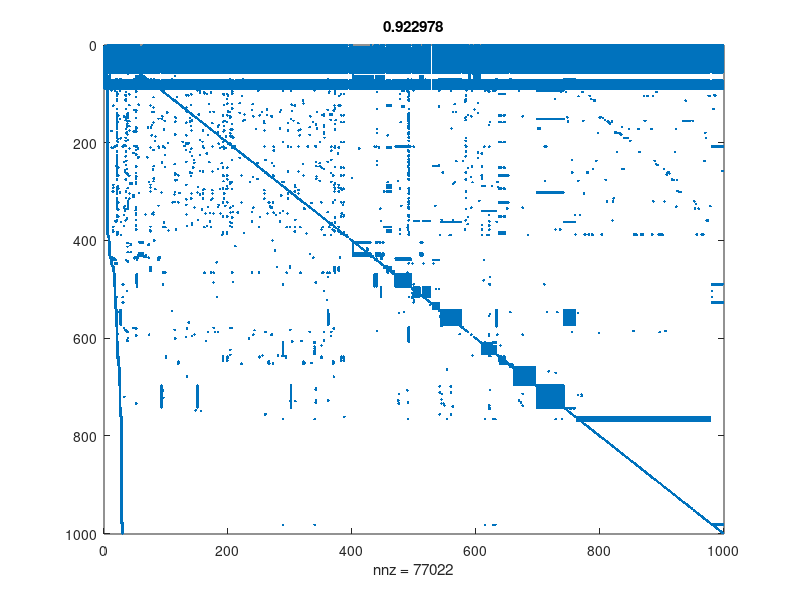

The MATLAB script that drew this image:
%% Homework #3
%  Ian Blackstone, Helena Fujishin
%  Math 365, Fall 2016

function hmwk1()

% You will then call all of your homework problem "functions" like this. 
hmwk_problem(@prob1,'prob1');
hmwk_problem(@prob2,'prob2');
hmwk_problem(@prob3,'prob3');
hmwk_problem(@prob4,'prob4');
hmwk_problem(@prob5,'prob5');
hmwk_problem(@prob6,'prob6');
hmwk_problem(@prob7,'prob7');
hmwk_problem(@prob8,'prob8');

end

function hmwk_problem(prob,msg)
%%%
% This function should be included in every assignment
try
    prob()
    fprintf('%s : Success!\n',msg);
catch me
    fprintf('%s : Something went wrong.\n',msg);
    fprintf('%s\n',me.message);
end
fprintf('\n');
end

%% Problem #1 : Diagonal matrices and their inverse
function prob1()

% Here we generate a matrix using the diag function then generate a new matrix based off
% the diagonal line of our first matrix.
A = diag(1:5);

D = diag(1./diag(A))

A = diag(2.^(1:5));

D = diag(1./diag(A))

end

%% Problem #2 : Manipulating matrices
function prob2()

% part a
% We generate a matrix using the reshape function then we subtract the upper half of
% that matrix from itself to form a new matrix.
A = reshape(1:25,[5,5]);

A1 = A - triu(A)

% Generate a matric using a repeated pattern then subtract the superdiagonal and
% below of the matrix from the original matrix.
A = repmat(1:5,[5,1]);

A2 = A - tril(A,1)

% Combine two matrices to form a new one.
A3 = A1 + A2

% part b

% Generate a matrix using a pattern.
B1 = repmat(2:2:10,[5,1])

% Generate a matrix from a list of reserved numbers.
B2 = reshape(25:-1:1,[5,5])

% take the diagonal line of our matrix B2 and subtract it from itself to make a new matrix.
B3 = B2 - diag(diag(B2))

% subtract a 5x5 identity matrix from B3.
B4 = B3 - eye(5)

% part c



% part d

% Create a list of the squares of 1 through 9.
d = [1:9].^2

% turn our list into a matrix.
D = reshape(d,[3,3])

% Repeat our matrix to make a new larger matrix.
D1 = repmat(D,[2,2])

end

%% Problem #3 : Toeplitz matrices
function prob3()

% part a
% Create two toeplitz matrices from vectors.
A = toeplitz([-2,1,0,0,0,0,0,0,0,0])

B = toeplitz([-2,1,0,0,0,0,0,0,0,1])

% part b

% create a Toeplitz matrix from two vectors, verifying that the column command takes precedence.
A = toeplitz([1,0,0,0,0,0,0,0,0],[1:8])

% Determine the size of our matrix.
n=7;

% Create two vectors, one for the row and anoither for the column.
r = [1:3:3*n].*[(-1).^(0:n-1)];
c = [1:2:2*n].*[(-1).^(0:n-1)];

% Generate a Toeplitz matrix using our vectors.
B = toeplitz(c,r)

end


%% Problem #4 : Max, min, and logical indexing
function prob4()

% Generate a random 9x9 matrix.
A = rand(9);

% part a

% Find the highest value in each row of our random matrix.
A1 = max(A,[],2)

% part b

% Find the minimum value in each row of our random matrix.
A2 = min(A,[],1)

% part c

% Find the maximum value in all of the random matrix.
A3 = max(max(A))

% part d

% Set all values in the random matrix that are less than 0.5 to 0.
A(find(A<0.5)) = 0

end

%% Problem #5 : Loading data from a file, simple statistics, and using fprintf
function prob5()

% Determine the maximum possible array that can fit in available memory.
% This command will not function on Mac OS computers.
user = memory;
maxmem = user.MaxPossibleArrayBytes;

% A matrix has N^2 components, and each component uses 8 bytes of memory.
% To find the maximum possible array size we divide the maximum array size by 8 and take the square root.
Nmax = sqrt(maxmem/8)

% If using Mac OS comment out the above lines and remove the comment from the line below.
% Nmax = 3000;

% Create two random matrices, Nmax must be converted to a 16 bit integer for large memory systems.
% Larger memory system with more than 68 GB of memory available may need to convert to int32.
A = rand(int16(Nmax));
B = rand(int16(Nmax));

% Calculate the time taken to multiply the two random matrices.
tic
A*B;
t = toc;

% Calculate the number of operations performed in A*B and use the time it took to calculate that operation
% to find the floating point operations per second and then estimate the operating speed of the processor.
Nops = Nmax^2 * (Nmax-1) + Nmax^3;
Flops = Nops/t;
Hz = Flops/4;
GHz = Hz / 10e9;
fprintf('This computer operates at %.2f GHz \n',GHz)

% part c

% Initialize a list.
lutimes = zeros(50,1);

% create a list of logarithmically spaced points.
N = 2;
Nmaxlog = log10(Nmax);
Nvec = logspace(N,Nmaxlog);

% For each item in our list of points generate random matrices and a random vecotr then time how long it takes to
% solve each matrix/vector combination.
for n = 1:numel(Nvec)
	A = rand(int16(Nvec(n)));
	b = rand(int16(Nvec(n)),1);
	tic
	A\b;
	lutimes(int16(n)) = toc;
end

% Generate a set of theoretical data points to be plotted based on the calculated speed of the processor.
Ttimes = 2/3 * Nvec.^3 / Flops;

% Plot both the theoretical line and the actual times over the matrix size on a log-log plot.
figure
loglog(Nvec,lutimes,'o',Nvec,Ttimes,'-')
title('Time taken to solve an NxN matrix by matrix size.')
xlabel('Matrix size')
ylabel('Time taken')
legend('A\\b (experimental)','A\\b (theoretical)')

% part e
% The fastest computer at this time is the Sunway TaihuLight, with more than 10 million cores and an operating
% capacity of 93 petaflops.  My computer operating at 91 gigaflops would have been the fastest computer in the
% world until late 1993 when it would have been overtaken by the Numerical Wind Tunnel.  It is likely that we
% will see exascale machines within 10 years given the pace that China has been on to reach this milestone.

end

%% Problem #6 : Heat Transfer
function prob6()

%  Your work goes here

end

%% Problem #7 : PageRank
function prob7()

% Load the results of BSUSurfer.m.
load BSUSurferResults;

% find the size of the matrix G.
[row,col] = size(G);

% Determine the sparsity of matrix G.
spar = 1 - nnz(G)/(row * col);

% Generate the connectivity matrix with title.
figure
spy(G)
title(sprintf('%f',spar))

%  The following code was added to the end of pagerank.m to outpout the bottom 10 pages as well as the top 10
%[~,id] = sort(x,1,'ascend');
%fprintf('\n#     PageRank     Page\n'); 
%for j=1:10
%   fprintf('%02d    %1.2e     %s\n',n - 10 + j,x(id(j)),U{id(j)});
%end

% run pagerank twice, with two different weightings.
pagerank(U,G,0.85);

pagerank(U,G,0.95);

% The top rated sites are mostly unchanged between the two weightings with only two sites swapping positions
% but the bottom ten are almost completely different, with only index.boisestate.edu/feed remaining in the
% lowest ranked pages in both weightings.

end

%% Problem #8 : Reducing fill-in
function prob8()

% Load the data from file, storing it as matrix A.
load('bcsstk38.mat')
A = Problem.A;

% Determine the size of matrix A.
[row,col] = size(A);


% Calculate the sparsity of A.
spar1 = 1 - nnz(A)/(row*col);

% Create the connectivity matrix.
figure
spy(A)
title('Sparsity of the matrix A')
legend(sprintf('Sparsity %f',spar1))

% Create the Cholesky decomposition of matrix A.
B = chol(A,'lower');

% Calculate the sparsity of B.
spar2 = 1 - nnz(B)/(row*col);

% Compare the sparsity of A and B.
compspar = spar2/spar1;

% Plot the connetivity matrix of B and display the fill in.
figure
spy(B)
title('Fill in of the lower Cholesky decomposition of A')
legend(sprintf('Fill in: %f',1 - compspar))

% Use the symand function and generate the Cholesky decomposition of the rearranged A to reduce fill in.
c = symamd(A);
C = chol(A(c,c),'lower');

% Calculate the sparsity of C and compare it to the sparsity of A.
spar3 = 1 - nnz(C)/(row*col);
compspar2 = spar3/spar1;

% Plot the connectivity matrix of C and display the fill in.
figure
spy(C)
title('Fill in of the symamd of A')
legend(sprintf('Fill in: %f',1 - compspar2))

end
